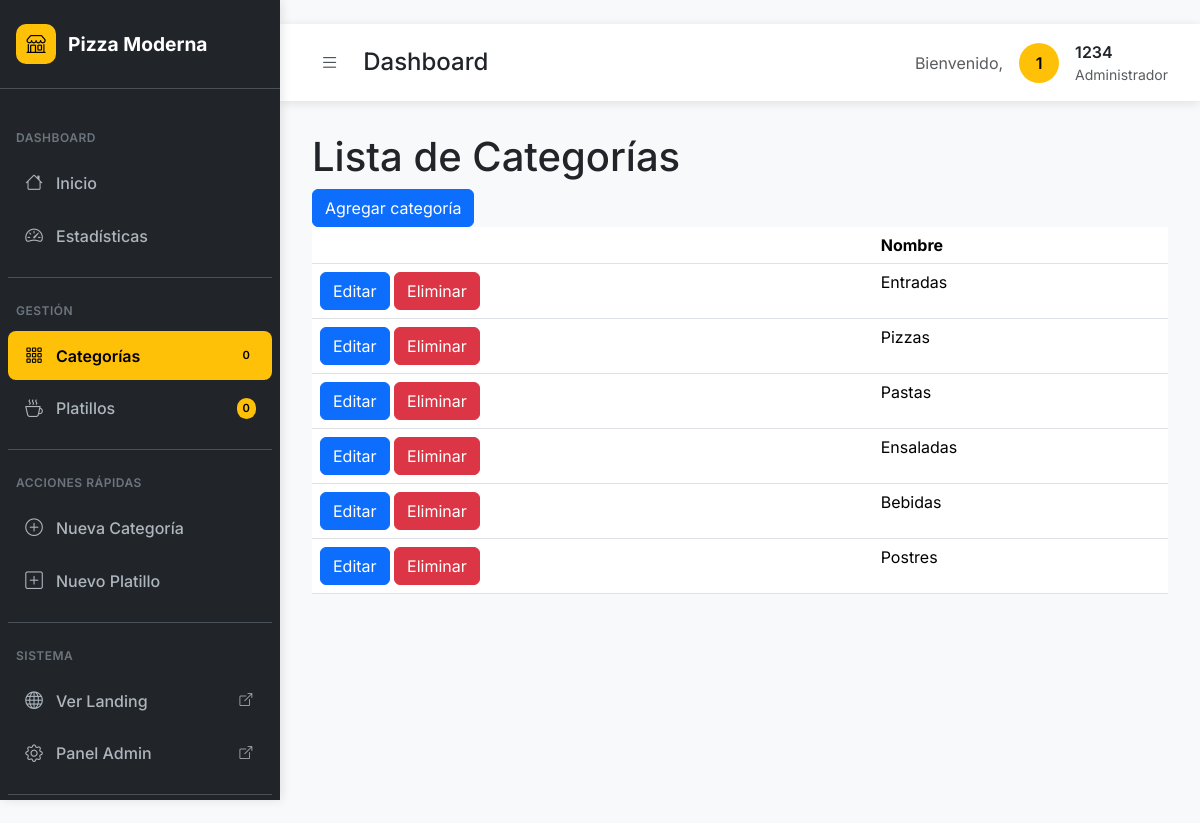
Page /platillos/categorias/ (signed in) on the committed database.
### apps/accounts/models.py (models this page shows)
class AppUser(AbstractUser):
    pass

### apps/platillos/models.py (models this page shows, shortened)
class Categoria(models.Model):
    nombre = models.CharField(max_length=100)

### apps/platillos/views.py (the view)
# urls.py: path('categorias/', views.CategoriaListView.as_view(), name='categoria_list'),
class CategoriaListView(LoginRequiredMixin, ListView):
    model = Categoria
    template_name = 'categorias/categoria_list.html'
    context_object_name = 'categorias'

### templates/categorias/categoria_list.html
﻿{% extends 'main/base_user.html' %}
{% block content %}
<h1>Lista de Categorías</h1>
<a class="btn btn-primary" href="{% url 'platillos:categoria_create' %}">Agregar categoría</a>
<table class="table">
    <thead>
        <tr>
            <th></th>
            <th>Nombre</th>
        </tr>
    </thead>
    <tbody>
        {% for categoria in categorias %}
        <tr>
            <td>
                <a class="btn btn-primary" href="{% url 'platillos:categoria_edit' categoria.pk %}">Editar</a>
                <a class="btn btn-danger" href="{% url 'platillos:categoria_delete' categoria.pk %}">Eliminar</a>
            </td>
            <td>{{categoria.nombre}}</td>
        </tr>
        {% endfor %}
    </tbody>
</table>
{% endblock %}

### templates/main/base_user.html (shortened to what this page needs)
{% load static %}
<!DOCTYPE html>
<html lang="es" class="h-100">
<head>
    <link href="{% static 'bootstrap/css/bootstrap.min.css' %}" rel="stylesheet">
    <link rel="stylesheet" href="https://cdn.jsdelivr.net/npm/bootstrap-icons@1.11.1/font/bootstrap-icons.css">
</head>
<body>
    <nav class="sidebar" id="sidebar">
        <div class="sidebar-header">
            <div class="logo">
                <i class="bi bi-shop"></i>
            </div>
            <span class="brand">Pizza Moderna</span>
        </div>
        <div class="sidebar-menu">
            <div class="menu-label">Dashboard</div>
            <div class="menu-item">
                <a href="{% url 'main:index' %}" class="menu-link {% if request.resolver_match.url_name == 'index' %}active{% endif %}">
                    <i class="bi bi-house"></i>
                    <span class="menu-text">Inicio</span>
                </a>
            </div>
            <div class="menu-item">
                <a href="{% url 'main:dashboard' %}" class="menu-link {% if request.resolver_match.url_name == 'dashboard' %}active{% endif %}">
                    <i class="bi bi-speedometer2"></i>
                    <span class="menu-text">Estadísticas</span>
                </a>
            </div>
            <div class="menu-divider"></div>
            <div class="menu-label">Gestión</div>
            <div class="menu-item">
                <a href="{% url 'platillos:categoria_list' %}" class="menu-link {% if 'categoria' in request.resolver_match.url_name %}active{% endif %}">
                    <i class="bi bi-grid-3x3-gap"></i>
                    <span class="menu-text">Categorías</span>
                    <span class="menu-badge">{{ categorias_count|default:"0" }}</span>
                </a>
            </div>
            <div class="menu-item">
                <a href="{% url 'platillos:platillo_list' %}" class="menu-link {% if 'platillo' in request.resolver_match.url_name %}active{% endif %}">
                    <i class="bi bi-cup-hot"></i>
                    <span class="menu-text">Platillos</span>
                    <span class="menu-badge">{{ platillos_count|default:"0" }}</span>
                </a>
            </div>
            <div class="menu-divider"></div>
            <div class="menu-label">Acciones Rápidas</div>
            <div class="menu-item">
                <a href="{% url 'platillos:categoria_create' %}" class="menu-link">
                    <i class="bi bi-plus-circle"></i>
                    <span class="menu-text">Nueva Categoría</span>
                </a>
            </div>
            <div class="menu-item">
                <a href="{% url 'platillos:platillo_create' %}" class="menu-link">
                    <i class="bi bi-plus-square"></i>
                    <span class="menu-text">Nuevo Platillo</span>
                </a>
            </div>
            <div class="menu-divider"></div>
            <div class="menu-label">Sistema</div>
            <div class="menu-item">
                <a href="{% url 'main:landing' %}" class="menu-link" target="_blank">
                    <i class="bi bi-globe"></i>
                    <span class="menu-text">Ver Landing</span>
                    <i class="bi bi-box-arrow-up-right ms-auto" style="font-size: 0.8rem;"></i>
                </a>
            </div>
            <div class="menu-item">
                <a href="/admin/" class="menu-link" target="_blank">
                    <i class="bi bi-gear"></i>
                    <span class="menu-text">Panel Admin</span>
                    <i class="bi bi-box-arrow-up-right ms-auto" style="font-size: 0.8rem;"></i>
                </a>
            </div>
            <div class="menu-divider"></div>
        </div>
    </nav>
    <div class="main-content">
        <div class="top-bar">
            <div class="d-flex align-items-center">
                <button class="sidebar-toggle" id="sidebarToggle">
                    <i class="bi bi-list"></i>
                </button>
                <h1 class="h4 mb-0 ms-3">{% block page_title %}Dashboard{% endblock %}</h1>
            </div>
            <div class="user-menu">
                <span class="text-muted d-none d-md-inline">Bienvenido,</span>
                <div class="user-avatar">
                    {{ user.first_name.0|default:user.username.0|upper }}
                </div>
                <div class="d-none d-md-block">
                    <div class="fw-semibold">{{ user.first_name|default:user.username }}</div>
                    <div class="text-muted small">Administrador</div>
                </div>
            </div>
        </div>
        <div class="content-area">
            {% block content %}{% endblock %}
        </div>
    </div>
</body>
</html>

### templates/main/base_user.html (style rules this page uses)
:root { --sidebar-width: 280px; --sidebar-collapsed-width: 70px; --primary-color: #ffc107; --primary-dark: #e0a800; --sidebar-bg: #212529; --sidebar-hover: #495057; }
body { font-family: 'Inter', sans-serif; background-color: #f8f9fa; }
.sidebar { position: fixed; left: 0; top: 0; height: 100vh; width: var(--sidebar-width); background: var(--sidebar-bg); transition: all 0.3s ease; z-index: 1000; overflow-y: auto; box-shadow: 2px 0 10px rgba(0,0,0,0.1); }
.sidebar-header { padding: 1.5rem 1rem; border-bottom: 1px solid #495057; display: flex; align-items: center; gap: 12px; }
.sidebar-header .logo { width: 40px; height: 40px; background: var(--primary-color); border-radius: 10px; display: flex; align-items: center; justify-content: center; color: #000; font-weight: bold; font-size: 1.2rem; flex-shrink: 0; }
.sidebar-header .brand { color: white; font-weight: 700; font-size: 1.2rem; white-space: nowrap; transition: opacity 0.3s ease; }
.sidebar-menu { padding: 1rem 0; }
.menu-item { margin: 0.2rem 0.5rem; }
.menu-link { display: flex; align-items: center; padding: 0.8rem 1rem; color: #adb5bd; text-decoration: none; border-radius: 8px; transition: all 0.2s ease; gap: 12px; position: relative; font-weight: 500; }
.menu-link.active { background-color: var(--primary-color); color: #000; font-weight: 600; }
.menu-link i { width: 20px; text-align: center; flex-shrink: 0; font-size: 1.1rem; }
.menu-text { white-space: nowrap; transition: opacity 0.3s ease; }
.menu-divider { height: 1px; background: #495057; margin: 1rem 0.5rem; }
.menu-label { color: #6c757d; font-size: 0.75rem; font-weight: 600; text-transform: uppercase; letter-spacing: 0.5px; padding: 0.5rem 1rem; margin-top: 1rem; transition: opacity 0.3s ease; }
.main-content { margin-left: var(--sidebar-width); transition: margin-left 0.3s ease; min-height: 100vh; }
.top-bar { background: white; padding: 1rem 2rem; box-shadow: 0 2px 10px rgba(0,0,0,0.1); display: flex; align-items: center; justify-content: space-between; position: sticky; top: 0; z-index: 100; }
.sidebar-toggle { background: none; border: none; font-size: 1.2rem; color: #495057; cursor: pointer; padding: 0.5rem; border-radius: 6px; transition: all 0.2s ease; }
.user-menu { display: flex; align-items: center; gap: 1rem; }
.user-avatar { width: 40px; height: 40px; background: var(--primary-color); border-radius: 50%; display: flex; align-items: center; justify-content: center; color: #000; font-weight: 600; }
.content-area { padding: 2rem; }
.menu-badge { background: var(--primary-color); color: #000; font-size: 0.7rem; padding: 2px 6px; border-radius: 10px; margin-left: auto; font-weight: 600; }

### rows in the picture
AppUser: first_name.0 "1", first_name "1234"
Categoria: nombre "Entradas"
Categoria: nombre "Pizzas"
Categoria: nombre "Pastas"
Categoria: nombre "Ensaladas"
Categoria: nombre "Bebidas"
Categoria: nombre "Postres"

### other values in the picture
{{ categorias_count|default:"0" }} "0"
{{ platillos_count|default:"0" }} "0"
